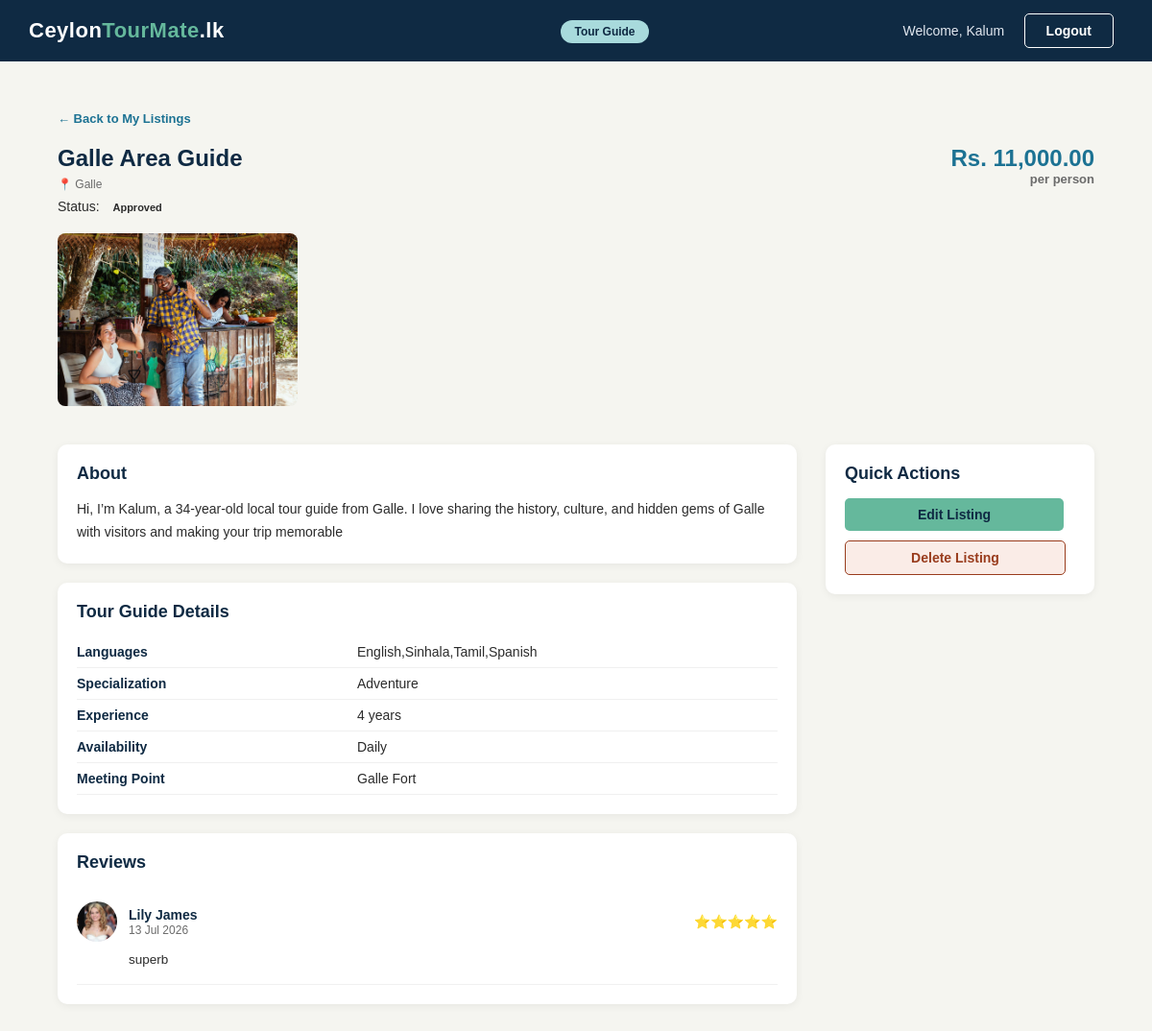
Page /tourguideviewlisting.php?id=17 (signed in) on the committed database.
### tables this page shows
CREATE TABLE `tourguide_listings` (
  `id` int(11) NOT NULL,
  `listing_id` int(11) DEFAULT NULL,
  `languages` varchar(255) DEFAULT NULL,
  `specialization` varchar(255) DEFAULT NULL,
  `experience_years` int(11) DEFAULT NULL,
  `availability` varchar(255) DEFAULT NULL
);

CREATE TABLE `listings` (
  `id` int(11) NOT NULL,
  `user_id` int(11) DEFAULT NULL,
  `title` varchar(255) DEFAULT NULL,
  `description` text DEFAULT NULL,
  `location` varchar(255) DEFAULT NULL,
  `city` varchar(100) DEFAULT NULL,
  `price` decimal(10,2) DEFAULT NULL,
  `status` enum('pending','approved','rejected') DEFAULT 'pending',
  `type` enum('tour_guide','shop','hotel','experience') DEFAULT NULL,
  `created_at` timestamp NOT NULL DEFAULT current_timestamp(),
  `is_deleted` tinyint(1) NOT NULL DEFAULT 0
);

CREATE TABLE `listing_images` (
  `id` int(11) NOT NULL,
  `listing_id` int(11) DEFAULT NULL,
  `image_path` varchar(255) DEFAULT NULL
);

CREATE TABLE `reviews` (
  `id` int(11) NOT NULL,
  `tourist_id` int(11) DEFAULT NULL,
  `listing_id` int(11) DEFAULT NULL,
  `booking_id` int(11) DEFAULT NULL,
  `rating` int(11) DEFAULT NULL CHECK (`rating` between 1 and 5),
  `comment` text DEFAULT NULL,
  `created_at` timestamp NOT NULL DEFAULT current_timestamp()
);

CREATE TABLE `users` (
  `id` int(11) NOT NULL,
  `firstname` varchar(50) DEFAULT NULL,
  `lastname` varchar(50) DEFAULT NULL,
  `username` varchar(50) DEFAULT NULL,
  `email` varchar(100) DEFAULT NULL,
  `password` varchar(255) DEFAULT NULL,
  `phone` varchar(15) DEFAULT NULL,
  `profile_pic` varchar(255) DEFAULT 'default.png',
  `role` enum('tourist','tour_guide','shop_owner','hotel_owner','experience_provider','admin') DEFAULT NULL,
  `is_suspended` tinyint(4) DEFAULT 0,
  `is_approved` tinyint(4) DEFAULT 0,
  `security_question` varchar(255) DEFAULT NULL,
  `security_answer` varchar(255) DEFAULT NULL,
  `created_at` timestamp NOT NULL DEFAULT current_timestamp()
);

### Classes/ListingImage.php (called while the page is built, shortened)
<?php
class ListingImage {
    public static function getImagesByListing($listingId) {
        $conn = DBconnection::getInstance()->getConnection();
        $sql  = "SELECT * FROM listing_images WHERE listing_id = ?";
        $stmt = $conn->prepare($sql);
        $stmt->bind_param("i", $listingId);
        $stmt->execute();
        $result = $stmt->get_result();
        $images = [];
        while ($row = $result->fetch_assoc()) {
            $images[] = $row;
        }
        return $images;
    }
}
?>

### Classes/Review.php (called while the page is built, shortened)
<?php
class Review {
    public static function getReviewsByListing($listingId) {
        $conn = DBconnection::getInstance()->getConnection();
        $sql = "SELECT r.*, u.firstname, u.lastname, u.profile_pic
                FROM reviews r
                JOIN users u ON r.tourist_id = u.id
                WHERE r.listing_id = ?
                ORDER BY r.created_at DESC";
        $stmt = $conn->prepare($sql);
        $stmt->bind_param("i", $listingId);
        $stmt->execute();
        $result = $stmt->get_result();
        $reviews = [];
        while ($row = $result->fetch_assoc()) {
            $reviews[] = $row;
        }
        return $reviews;
    }
}
?>

### tourguideviewlisting.php (the view, shortened to what this page needs)
<?php
require_once 'Classes/ListingImage.php';
require_once 'Classes/Review.php';
$listingId = $_GET['id'];
$userId    = $_SESSION['user_id'];
$conn      = DBconnection::getInstance()->getConnection();
$sql  = "SELECT l.*, tl.languages, tl.specialization, tl.experience_years, tl.availability
          FROM listings l
          JOIN tourguide_listings tl ON l.id = tl.listing_id
          WHERE l.id = ? AND l.user_id = ?";
$stmt = $conn->prepare($sql);
$stmt->bind_param("ii", $listingId, $userId);
$stmt->execute();
$listing = $stmt->get_result()->fetch_assoc();
$images  = ListingImage::getImagesByListing($listingId);
$reviews = Review::getReviewsByListing($listingId);
?>
<!DOCTYPE html>
<html lang="en">
<head>
    <link rel="stylesheet" type="text/css" href="style.css">
</head>
<body>
<div class="navbar">
    <table>
        <tr>
            <td class="logo-cell">
                <a href="tourguidedashboard.php"><span class="logo-text">Ceylon<span>TourMate</span>.lk</span></a>
            </td>
            <td class="nav-links-cell">
                <span class="partner-badge tourguide-badge">Tour Guide</span>
            </td>
            <td class="nav-buttons-cell">
                <span class="admin-welcome">Welcome, <?php echo $_SESSION['firstname']; ?></span>
                <a href="logout.php"><button class="btn btn-login">Logout</button></a>
            </td>
        </tr>
    </table>
</div>
<div class="admin-section">
    <a href="tourguidemanagelistings.php" class="back-link">&larr; Back to My Listings</a>
    <div class="listing-detail-header">
        <div>
            <h2 class="admin-page-title"><?php echo $listing['title']; ?></h2>
            <p class="listing-card-location">&#128205; <?php echo $listing['city']; ?></p>
            <p style="font-size:14px; margin-top:8px;">
                Status: <span class="status-badge status-<?php echo $listing['status']; ?>">
                    <?php echo ucfirst($listing['status']); ?>
                </span>
            </p>
        </div>
        <div class="listing-detail-price">
            <span>Rs. <?php echo number_format($listing['price'], 2); ?></span>
            <span style="font-size:13px; color:#6b6b6b;">per person</span>
        </div>
    </div>
    <div class="listing-images-row">
        <?php if(empty($images)) { ?>
            <div class="listing-img-placeholder">&#127758; No images uploaded</div>
        <?php } else { ?>
            <?php foreach($images as $image) { ?>
                <img src="<?php echo $image['image_path']; ?>" class="listing-detail-img" alt="listing image">
            <?php } ?>
        <?php } ?>
    </div>
    <div class="listing-detail-layout">
        <div class="listing-detail-main">
            <div class="listing-detail-section">
                <h3 class="admin-subsection-title">About</h3>
                <p style="font-size:14px; color:#2b2b2b; line-height:1.7;"><?php echo $listing['description']; ?></p>
            </div>
            <div class="listing-detail-section">
                <h3 class="admin-subsection-title">Tour Guide Details</h3>
                <table class="detail-table">
                    <tr><td>Languages</td><td><?php echo $listing['languages']; ?></td></tr>
                    <tr><td>Specialization</td><td><?php echo $listing['specialization']; ?></td></tr>
                    <tr><td>Experience</td><td><?php echo $listing['experience_years']; ?> years</td></tr>
                    <tr><td>Availability</td><td><?php echo $listing['availability']; ?></td></tr>
                    <tr><td>Meeting Point</td><td><?php echo $listing['location']; ?></td></tr>
                </table>
            </div>
            <div class="listing-detail-section">
                <h3 class="admin-subsection-title">Reviews</h3>
                <?php if(empty($reviews)) { ?>
                    <p class="table-empty" style="padding:20px; text-align:center;">No reviews yet</p>
                <?php } else { ?>
                    <?php foreach($reviews as $review) { ?>
                    <div class="review-item">
                        <div class="review-header">
                            <img src="<?php echo $review['profile_pic'] ?? 'uploads/profiles/default.png'; ?>" class="convo-avatar">
                            <div>
                                <span class="convo-name"><?php echo $review['firstname'] . ' ' . $review['lastname']; ?></span>
                                <span style="font-size:12px; color:#6b6b6b; display:block;">
                                    <?php echo date('d M Y', strtotime($review['created_at'])); ?>
                                </span>
                            </div>
                            <span class="review-stars"><?php echo str_repeat('&#11088;', $review['rating']); ?></span>
                        </div>
                        <p class="review-comment"><?php echo $review['comment']; ?></p>
                    </div>
                    <?php } ?>
                <?php } ?>
            </div>
        </div>
        <div class="listing-detail-sidebar">
            <div class="sidebar-card">
                <h3 class="admin-subsection-title">Quick Actions</h3>
                <div style="display:flex; flex-direction:column; gap:10px;">
                    <a href="tourguideeditlisting.php?id=<?php echo $listing['id']; ?>"
                       class="btn btn-primary" style="text-align:center;">Edit Listing</a>
                    <a href="tourguideDeletelistingbackend.php?id=<?php echo $listing['id']; ?>"
                       class="btn btn-login"
                       onclick="return confirm('Are you sure you want to delete this listing?')"
                       style="text-align:center; background-color:#faece7; color:#993c1d; border-color:#993c1d;">Delete Listing</a>
                </div>
            </div>
        </div>
    </div>
</div>
</body>
</html>

### style.css (style rules this page uses)
* { margin: 0; padding: 0; box-sizing: border-box; }
body { font-family: Arial, Helvetica, sans-serif; background-color: #f5f5f0; color: #2b2b2b; }
a { text-decoration: none; color: inherit; }
.navbar { background-color: #0f2a43; width: 100%; }
.navbar table { width: 100%; border-collapse: collapse; }
.navbar td { padding: 14px 30px; vertical-align: middle; }
.logo-cell { width: 30%; }
.logo-text { color: #ffffff; font-size: 22px; font-weight: bold; letter-spacing: 0.5px; }
.logo-text span { color: #65b89c; }
.nav-links-cell { width: 45%; text-align: center; }
.nav-buttons-cell { width: 30%; text-align: right; }
.btn { display: inline-block; padding: 9px 22px; border-radius: 5px; font-size: 14px; font-weight: bold; cursor: pointer; border: none; }
.btn-login { background-color: transparent; color: #ffffff; border: 1px solid #ffffff; margin-right: 10px; }
.btn-primary { background-color: #65b89c; color: #0f2a43; margin-right: 12px; }
.admin-welcome { color: #e2e8f0; font-size: 14px; margin-right: 16px; }
.admin-section { padding: 50px 60px; max-width: 1300px; margin: 0 auto; }
.admin-page-title { font-size: 24px; color: #0f2a43; margin-bottom: 6px; }
.back-link { display: inline-block; font-size: 13px; color: #1c7293; font-weight: bold; margin-bottom: 20px; }
.admin-subsection-title { font-size: 18px; color: #0f2a43; margin-bottom: 15px; }
.status-badge { padding: 3px 10px; border-radius: 20px; font-size: 11px; font-weight: bold; }
.partner-badge { background-color: #f0c040; color: #0f2a43; font-size: 12px; font-weight: bold; padding: 5px 14px; border-radius: 20px; }
.convo-avatar { width: 42px; height: 42px; border-radius: 50%; object-fit: cover; }
.convo-name { font-size: 14px; font-weight: bold; color: #0f2a43; }
.tourguide-badge { background-color: #a8dadc; color: #0f2a43; }
.listing-card-location { font-size: 12px; color: #6b6b6b; margin-bottom: 8px; }
.listing-detail-header { display: flex; justify-content: space-between; align-items: flex-start; margin-bottom: 20px; flex-wrap: wrap; gap: 15px; }
.listing-detail-price { display: flex; flex-direction: column; align-items: flex-end; font-size: 24px; font-weight: bold; color: #1c7293; }
.listing-images-row { display: flex; gap: 12px; overflow-x: auto; margin-bottom: 30px; padding-bottom: 10px; scrollbar-width: thin; scrollbar-color: #1c7293 #f0f0f0; scroll-behavior: smooth; -webkit-overflow-scrolling: touch; }
.listing-detail-img { width: 250px; height: 180px; object-fit: cover; border-radius: 8px; flex-shrink: 0; }
.listing-detail-layout { display: flex; gap: 30px; align-items: flex-start; }
.listing-detail-main { flex: 1; }
.listing-detail-sidebar { width: 280px; min-width: 280px; }
.listing-detail-section { background-color: #ffffff; border-radius: 10px; padding: 20px; box-shadow: 0 2px 8px rgba(0,0,0,0.06); margin-bottom: 20px; }
.detail-table { width: 100%; border-collapse: collapse; font-size: 14px; }
.detail-table td { padding: 8px 0; border-bottom: 1px solid #f0f0f0; color: #2b2b2b; }
.detail-table td:first-child { font-weight: bold; color: #0f2a43; width: 40%; }
.sidebar-card { background-color: #ffffff; border-radius: 10px; padding: 20px; box-shadow: 0 2px 8px rgba(0,0,0,0.06); }
.review-item { padding: 15px 0; border-bottom: 1px solid #f0f0f0; }
.review-header { display: flex; align-items: center; gap: 12px; margin-bottom: 8px; }
.review-stars { margin-left: auto; font-size: 14px; }
.review-comment { font-size: 13.5px; color: #2b2b2b; line-height: 1.6; margin-left: 54px; }

### rows in the picture
tourguide_listings: listing.title "Galle Area Guide", listing.city "Galle", listing.status "Approved", listing.price "11,000.00", listing.description "Hi, I’m Kalum, a 34-year-old local tour guide from Galle. I love sharing the history, culture, and hidden gems of Galle with visitors and making your trip memorable", languages "English,Sinhala,Tamil,Spanish", specialization "Adventure", experience_years "4", availability "Daily", listing.location "Galle Fort"
listing_images: image_path (picture)
reviews: tourist.profile_pic (picture), tourist.firstname "Lily", tourist.lastname "James", created_at "13 Jul 2026", rating "⭐⭐⭐⭐⭐", comment "superb"

### other values in the picture
$_SESSION['firstname'] "Kalum"
